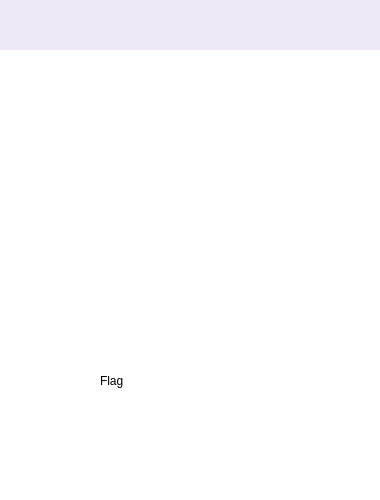
<?xml version="1.0" encoding="UTF-8"?>
<ui version="4.0">
 <class>Ray_Update2</class>
 <widget class="QWidget" name="Ray_Update2">
  <property name="geometry">
   <rect>
    <x>0</x>
    <y>0</y>
    <width>380</width>
    <height>500</height>
   </rect>
  </property>
  <property name="windowTitle">
   <string>Form</string>
  </property>
  <property name="styleSheet">
   <string notr="true">QWidget { background: white; }</string>
  </property>
  <widget class="QWidget" name="horizontalLayoutWidget">
   <property name="geometry">
    <rect>
     <x>110</x>
     <y>430</y>
     <width>261</width>
     <height>61</height>
    </rect>
   </property>
   <layout class="QHBoxLayout" name="horizontalLayout_3"/>
  </widget>
  <widget class="QWidget" name="widget" native="true">
   <property name="geometry">
    <rect>
     <x>-10</x>
     <y>0</y>
     <width>400</width>
     <height>50</height>
    </rect>
   </property>
   <property name="styleSheet">
    <string notr="true">.QWidget { background: #EDE7F6; }</string>
   </property>
  </widget>
  <widget class="QWidget" name="verticalLayoutWidget_2">
   <property name="geometry">
    <rect>
     <x>210</x>
     <y>360</y>
     <width>141</width>
     <height>51</height>
    </rect>
   </property>
   <layout class="QVBoxLayout" name="verticalLayout_3"/>
  </widget>
  <widget class="QLabel" name="label">
   <property name="geometry">
    <rect>
     <x>100</x>
     <y>370</y>
     <width>71</width>
     <height>21</height>
    </rect>
   </property>
   <property name="text">
    <string>Flag</string>
   </property>
  </widget>
  <widget class="QWidget" name="verticalLayoutWidget">
   <property name="geometry">
    <rect>
     <x>10</x>
     <y>60</y>
     <width>361</width>
     <height>291</height>
    </rect>
   </property>
   <layout class="QVBoxLayout" name="verticalLayout"/>
  </widget>
 </widget>
 <resources/>
 <connections/>
</ui>
